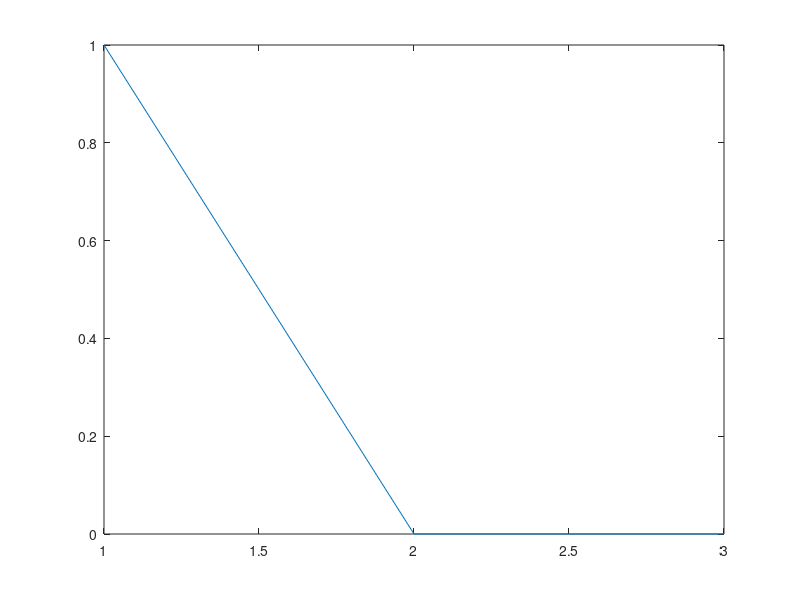

The MATLAB source for this figure:
%% water filling story
% this function depends on channel assessment block ( see eval_canaux.m )

% config
snr_gap = 10^( 9.5 / 10 ); % autour de 9.5 db pour Pe=10e-7 sur une QAM
gamma = 10^( 6 / 10 ); % autour de 6 db environ
nb_canaux = 3;

% channel assessment
% [ H_moy, H_moy_abs, bruit_moy_abs, SNR ] = eval_canaux( nb_canaux, h_reel, pref_cycl );

% sample snr
SNR = [ 1 0.4 0.1 ];
%SNR = zeros( );

%for i = 1:nb_canaux
%  SNR( i ) = [];
%end
disp( SNR );

% number of bits per channel
b = zeros( 1, nb_canaux );

for i = 1:nb_canaux
  b( i ) = round( log2( 1 + SNR( i ) ) );

  if b( i ) < 0
    b( i ) = 0;
  elseif b( i ) > 15
    b( i ) = 15;
  end
end
disp( b );

plot( 1:nb_canaux, b );
